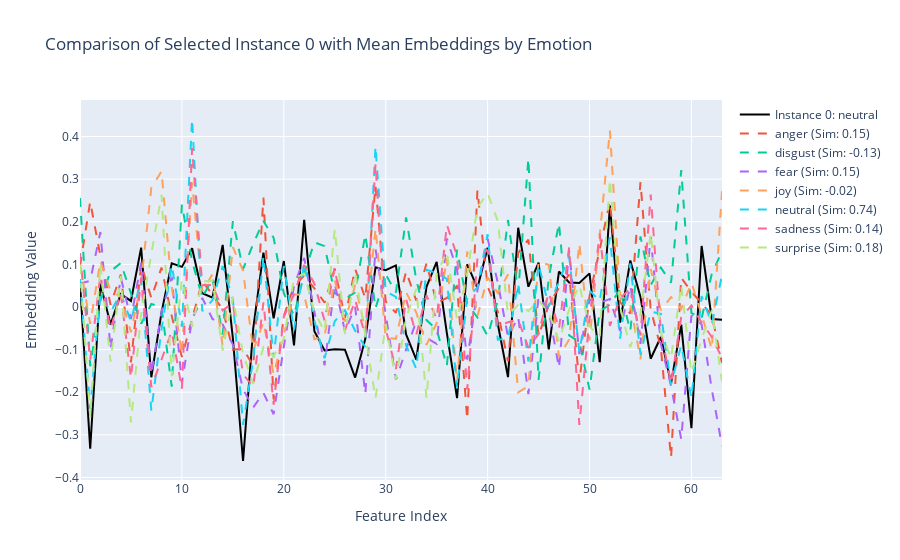

The notebook cell saved with this chart:
### Code cell
# Filter out emotions with no embeddings
filtered_mean_embeddings2 = {emotion: embedding for emotion, embedding in mean_embeddings2.items() if embedding is not None}

# Convert mean embeddings to a matrix for cosine similarity computation
mean_embedding_matrix2 = np.array([embedding for embedding in filtered_mean_embeddings2.values()])

# Function to normalize embeddings (already normalized in the above code)
def normalize_embedding(embedding):
    return normalize(embedding.reshape(1, -1)).flatten()


# Function to create plot for a selected instance
def create_plot(selected_instance_index):
    selected_instance = normalize_embedding(tp_embeddings2[selected_instance_index])
    
    # Compute cosine similarity with mean embeddings
    similarity_scores = cosine_similarity([selected_instance], mean_embedding_matrix2).flatten()

    # Create figure
    fig = go.Figure()
    # Add trace for selected instance
    fig.add_trace(go.Scatter(
        x=list(range(768)),
        y=selected_instance,
        mode='lines',
        name=f"Instance {selected_instance_index}: {label_decoder_list[tp_labels2[selected_instance_index]]}",
        line=dict(color='black')
    ))

    # Add traces for each emotion's mean embedding
    for i, emotion in enumerate(filtered_mean_embeddings2.keys()):
        fig.add_trace(go.Scatter(
            x=list(range(64)),
            y=mean_embedding_matrix2[i],
            mode='lines',
            name=f'{emotion} (Sim: {similarity_scores[i]:.2f})',
            line=dict(dash='dash')
        ))

    # Update layout for better readability
    fig.update_layout(
        title=f'Comparison of Selected Instance {selected_instance_index} with Mean Embeddings by Emotion',
        xaxis_title='Feature Index',
        yaxis_title='Embedding Value',
        hovermode='x unified'
    )

    # Show the figure
    fig.show()

# Initial plot
create_plot(0)

# Interactive input form to select instance
interact(create_plot, selected_instance_index=IntSlider(min=0, max=len(tp_embeddings2)-1, step=1, value=0));
